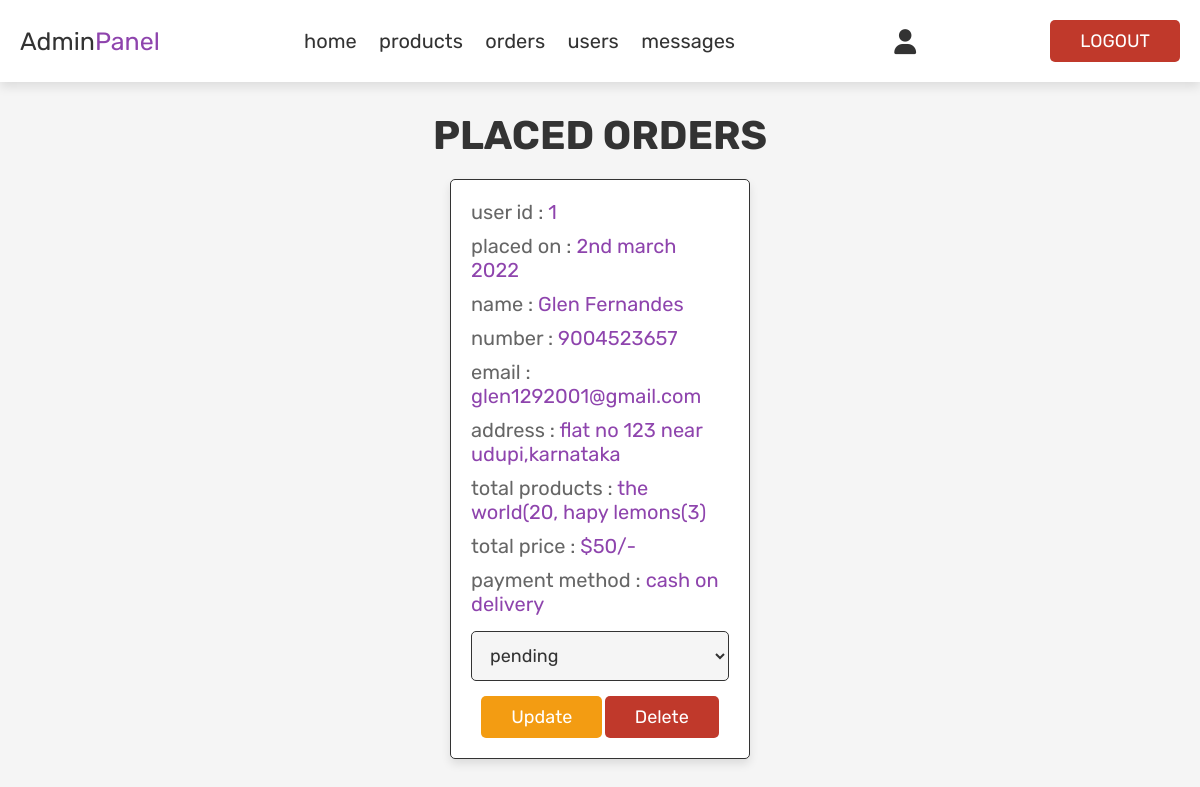
Page /admin_orders.php (signed in) on the committed database.
### tables this page shows
CREATE TABLE `orders` (
  `id` int(100) NOT NULL,
  `user_id` int(100) NOT NULL,
  `name` varchar(100) NOT NULL,
  `number` varchar(11) NOT NULL,
  `email` varchar(100) NOT NULL,
  `method` varchar(50) NOT NULL,
  `address` varchar(500) NOT NULL,
  `total_products` varchar(1000) NOT NULL,
  `total_price` int(100) NOT NULL,
  `placed_on` varchar(50) NOT NULL,
  `payment_status` varchar(20) NOT NULL DEFAULT 'pending'
);

### admin_orders.php (the view, shortened to what this page needs)
<?php
include 'config.php';
?>
<!DOCTYPE html>
<html lang="en">
<head>
   <link rel="stylesheet" href="https://cdnjs.cloudflare.com/ajax/libs/font-awesome/6.0.0/css/all.min.css">
   <link rel="stylesheet" href="css/admin.css">
</head>
<body>
<?php include 'admin_header.php'; ?>
<section class="orders">
   <h1 class="title">placed orders</h1>
   <div class="box-container">
      <?php
      $select_orders = mysqli_query($conn, "SELECT * FROM `orders`") or die('query failed');
      if(mysqli_num_rows($select_orders) > 0){
         while($fetch_orders = mysqli_fetch_assoc($select_orders)){
      ?>
      <div class="box">
         <p> user id : <span><?php echo $fetch_orders['user_id']; ?></span> </p>
         <p> placed on : <span><?php echo $fetch_orders['placed_on']; ?></span> </p>
         <p> name : <span><?php echo $fetch_orders['name']; ?></span> </p>
         <p> number : <span><?php echo $fetch_orders['number']; ?></span> </p>
         <p> email : <span><?php echo $fetch_orders['email']; ?></span> </p>
         <p> address : <span><?php echo $fetch_orders['address']; ?></span> </p>
         <p> total products : <span><?php echo $fetch_orders['total_products']; ?></span> </p>
         <p> total price : <span>$<?php echo $fetch_orders['total_price']; ?>/-</span> </p>
         <p> payment method : <span><?php echo $fetch_orders['method']; ?></span> </p>
         <form action="" method="post">
            <select name="update_payment">
               <option value="" selected disabled><?php echo $fetch_orders['payment_status']; ?></option>
            </select>
            <input type="submit" value="update" name="update_order" class="option-btn">
            <a href="admin_orders.php?delete=<?php echo $fetch_orders['id']; ?>" onclick="return confirm('delete this order?');" class="delete-btn">delete</a>
         </form>
      </div>
      <?php
         }
      }else{
         echo '<p class="empty">no orders placed yet!</p>';
      }
      ?>
   </div>
</section>
</body>
</html>

### admin_header.php (shortened to what this page needs)
<header class="header">
   <div class="flex">
      <a href="admin_page.php"class="logo">Admin<span>Panel</span></a>
       <nav class="navbar">
         <a href="admin_page.php">home</a>
         <a href="admin_products.php">products</a>
         <a href="admin_orders.php">orders</a>
         <a href="admin_users.php">users</a>
         <a href="admin_contacts.php">messages</a>
       </nav>
      <div class="icons">
         <div id="user-btn" class="fas fa-user"></div>
      </div>
      <div class="account-box">
      <a href="logout.php" class="delete-btn">LOGOUT</a>
      </div>
   </div>
</header>

### css/admin.css (style rules this page uses)
:root { --purple:#8e44ad; --red:#c0392b; --orange:#f39c12; --black:#333; --white:#fff; --light-color:#666; --light-white:#ccc; --light-bg:#f5f5f5; --border:.1rem solid var(--black); --box-shadow:0 .5rem 1rem rgba(0,0,0,.1); }
* { font-family: 'Rubik', sans-serif; margin:0; padding:0; box-sizing: border-box; outline: none; border:none; text-decoration: none; transition:all .2s linear; }
html { font-size: 62.5%; overflow-x: hidden; }
body { background-color: var(--light-bg); }
section { padding:3rem 2rem; }
.title { text-align: center; margin-bottom: 2rem; text-transform: uppercase; color:var(--black); font-size: 4rem; }
.btn, .option-btn, .delete-btn, .white-btn { display: inline-block; margin-top: 1rem; padding:1rem 3rem; cursor: pointer; color:var(--white); font-size: 1.8rem; border-radius: .5rem; text-transform: capitalize; }
.option-btn { background-color: var(--orange); }
.delete-btn { background-color: var(--red); }
.header { position: sticky; top:0; left:0; right:0; z-index: 1000; background-color: var(--white); box-shadow: var(--box-shadow); }
.header .flex { display: flex; align-items: center; padding:2rem; justify-content: space-between; position: relative; max-width: 1200px; margin:0 auto; }
.header .flex .logo { font-size: 2.5rem; color:var(--black); }
.header .flex .logo span { color:var(--purple); }
.header .flex .navbar a { margin:0 1rem; font-size: 2rem; color:var(--black); }
.header .flex .icons div { margin-left: 1.5rem; font-size: 2.5rem; cursor: pointer; color:var(--black); }
.header .flex .account-box .delete-btn { margin-top: 0; }
.orders .box-container { display: grid; grid-template-columns: repeat(auto-fit, 30rem); justify-content: center; gap:1.5rem; max-width: 1200px; margin:0 auto; align-items: flex-start; }
.orders .box-container .box { background-color: var(--white); padding:2rem; border:var(--border); box-shadow: var(--box-shadow); border-radius: .5rem; }
.orders .box-container .box p { padding-bottom: 1rem; font-size: 2rem; color:var(--light-color); }
.orders .box-container .box p span { color:var(--purple); }
.orders .box-container .box form { text-align: center; }
.orders .box-container .box form select { border-radius: .5rem; margin:.5rem 0; width: 100%; background-color: var(--light-bg); border:var(--border); padding:1.2rem 1.4rem; font-size: 1.8rem; color:var(--black); }

### rows in the picture
orders: user "1", placed_on "2nd march 2022", name "Glen Fernandes", number "9004523657", email "glen1292001@gmail.com", address "flat no 123 near udupi,karnataka", total_products "the world(20, hapy lemons(3)", total_price "50", method "cash on delivery", update_payment "pending"
